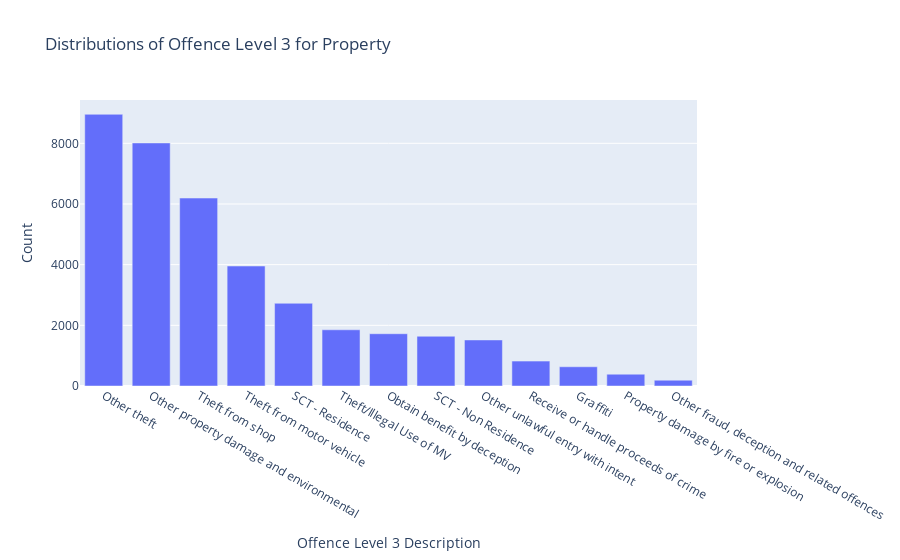

This figure's notebook cell:
### Code cell
property_counts = property_df['Offence Level 3 Description'].value_counts().reset_index()
property_counts.columns = ['Offence Level 3 Description', 'Count']

fig_property = px.bar(property_counts, x='Offence Level 3 Description', y='Count', title='Distributions of Offence Level 3 for Property')
fig_property.show()

### Figure 1 — Plotly figure (JSON) as saved in the notebook; plotly's stock layout.template omitted (floating-point values rounded to 4 significant figures)
{"data": [{"alignmentgroup": "True", "hovertemplate": "Offence Level 3 Description=%{x}<br>Count=%{y}<extra></extra>", "legendgroup": "", "marker": {"color": "#636efa", "pattern": {"shape": ""}}, "name": "", "offsetgroup": "", "orientation": "v", "showlegend": false, "textposition": "auto", "type": "bar", "x": ["Other theft", "Other property damage and environmental", "Theft from shop", "Theft from motor vehicle", "SCT - Residence", "Theft/Illegal Use of MV", "Obtain benefit by deception", "SCT - Non Residence", "Other unlawful entry with intent", "Receive or handle proceeds of crime", "Graffiti", "Property damage by fire or explosion", "Other fraud, deception and related offences"], "xaxis": "x", "y": [8956, 8012, 6195, 3955, 2727, 1853, 1723, 1640, 1518, 820, 634, 389, 192], "yaxis": "y"}], "layout": {"barmode": "relative", "legend": {"tracegroupgap": 0}, "title": {"text": "Distributions of Offence Level 3 for Property"}, "xaxis": {"anchor": "y", "domain": [0, 1], "title": {"text": "Offence Level 3 Description"}}, "yaxis": {"anchor": "x", "domain": [0, 1], "title": {"text": "Count"}}}}
